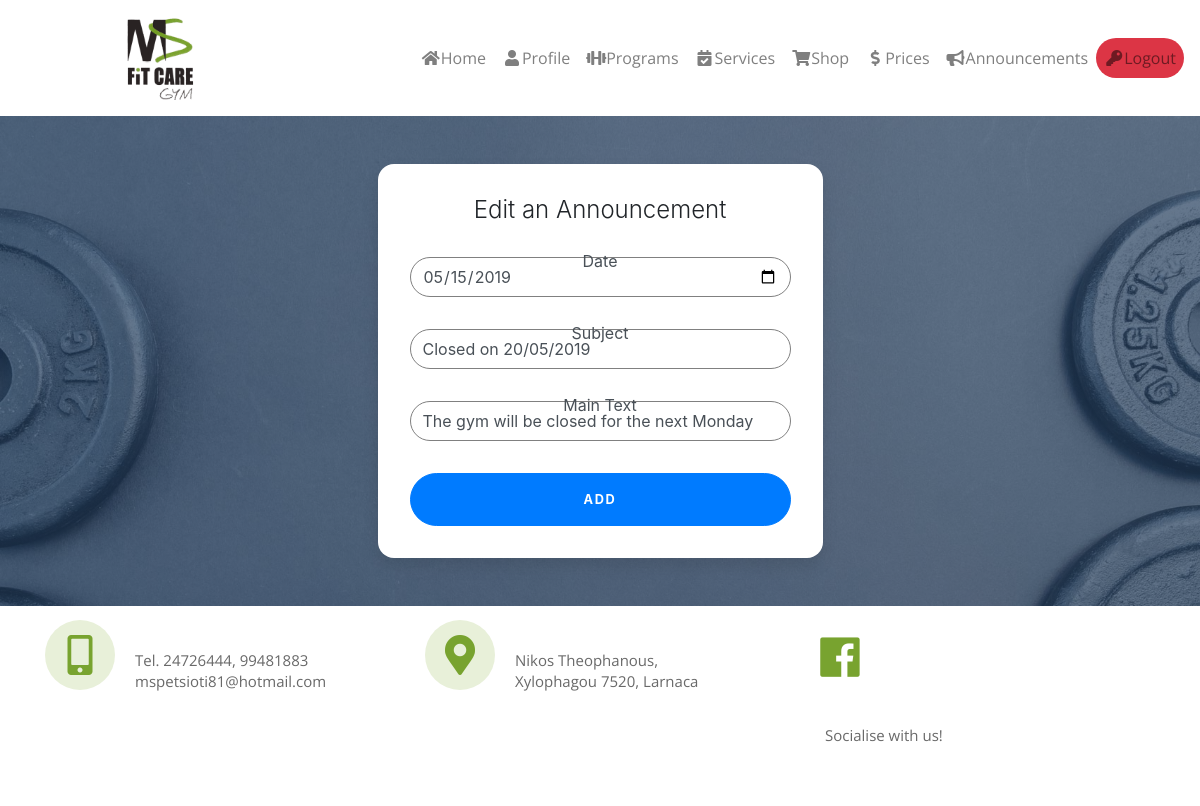
The page /announcements/EditA.php?id=43 (signed in) on the database its author committed.
### tables this page shows
CREATE TABLE IF NOT EXISTS `announcements` (
  `id` int(11) NOT NULL AUTO_INCREMENT,
  `date` date NOT NULL,
  `subject` varchar(255) NOT NULL,
  `maintext` text NOT NULL,
  PRIMARY KEY (`id`)
);

### announcements/EditA.php (the view, shortened to what this page needs)
<?php
include("connect1.php");
	 mysqli_select_db($conn,"database");
?>
<!DOCTYPE html>
<html lang="en">
<head>
  <link rel="stylesheet" href="https://maxcdn.bootstrapcdn.com/bootstrap/4.2.1/css/bootstrap.min.css">
  <link rel="stylesheet" href="https://use.fontawesome.com/releases/v5.6.3/css/all.css">
  <link rel="stylesheet" href="../css/style.css">
</head>
<body>
    <?php if (!($_SERVER['HTTP_X_REQUESTED_WITH'] == "com.example.gym")) { ?>
    <nav class="navbar navbar-expand-lg navbar-light bg-custom">
  <div class="collapse navbar-collapse" id="navbarSupportedContent">
      <a class="navbar-brand ml-auto mx-auto" href="#">
          <img src="../img/logo-test.png" alt="" width="70" height="90">
        </a>
     <ul class="navbar-nav navbar-light bg-light ml-auto">
      <li class="nav-item">
        <a class="nav-link" href="../index.php"><i class="fas fa-home fa-fw"> </i>Home </a>
      </li>
      <li class="nav-item">
          <a class="nav-link" href="../profile/profile.php"> <i class="fas fa-user fa-fw"></i>Profile</a>
      </li>
     <li class="nav-item">
        <a class="nav-link" href="../programs/program.php"><i class="fas fa-dumbbell fa-fw"></i>Programs</a>
      </li>
          <li class="nav-item">
        <a class="nav-link" href="../services/services.php"><i class="fas fa-calendar-check fa-fw"></i>Services</a>
      </li>
         <li class="nav-item">
        <a class="nav-link" href="../shop/shop.php"><i class="fas fa-shopping-cart fa-fw"></i>Shop</a>
      </li>
         <li class="nav-item">
        <a class="nav-link" href="../prices/prices.php"><i class="fas fa-dollar-sign fa-fw"></i>Prices</a>
      </li>
         <li class="nav-item">
        <a class="nav-link" href="../announcements/announcement.php"><i class="fas fa-bullhorn fa-fw"></i>Announcements</a>
      </li>
          <li class="nav-item">
             <?php if(!isset($_SESSION['customer_id'])){ ?>
        <a class="nav-link" href="../registration/login.php"><i class="fas fa-key fa-fw"></i>Login</a>
            <?php } else { ?>
        <a class="nav-link btn-danger round" id="logout" href="../registration/logout.php"><i class="fas fa-key fa-fw"></i>Logout</a>
             <?php } ?>
      </li>
    </ul>
  </div>
</nav>
<?php } ?>
 <div class="login-cover">
  <div class="container text-center">
     <div class="row">
      <div class="col-sm-9 col-md-7 col-lg-5 mx-auto">
        <div class="card card-signin my-5">
          <div class="card-body">
                <?php $id = $_GET['id'];
    $fetch_ann = mysqli_query($conn,"select * from announcements where id='$id'");
    $fetched_ann=mysqli_fetch_array($fetch_ann); ?>
            <h5 class="card-title text-center">Edit an Announcement</h5>
            <form action="EditA.php" method="post" class="form-signin">
              <div class="form-label-group">
                  <label for="date">Date</label>
                <input type="date" class="form-control" name="date" value="<?php echo $fetched_ann["date"] ?>" />
              </div>
              <div class="form-label-group">
                  <label for="date">Subject</label>
                <input type="text" class="form-control" name="subject" value="<?php echo $fetched_ann["subject"] ?>"/>
              </div>
            <div class="form-label-group">
                 <label for="date">Main Text</label>
                <input type="text" class="form-control" name="maintext" value="<?php echo $fetched_ann["maintext"] ?>" />
              </div>
              <input type="submit" class="btn btn-lg btn-primary btn-block text-uppercase" name="send" type="submit" value="Add"/>
            </form>
          </div>
        </div>
      </div>
      </div>
  </div>
</div>
 <footer class="page-footer top-menu color-footer">
      <div class="container">
							<div class="row">
								<div class="col-md-4 py-4">
								 <i class="fas fa-mobile-alt mx-auto"></i>
                                    <div class="loc">
										<p> Tel. 24726444, 99481883 <br> mspetsioti81@hotmail.com</p>
									</div>
								</div>
								<div class="col-md-4 py-4">
                                    <i class="fas fa-map-marker-alt mx-auto"></i>
                                    <div class="loc">
										<p> Nikos Theophanous,<br> Xylophagou 7520, Larnaca</p>
									</div>
                                        </div>
								<div class="col-md-3 py-4">
                                       <a href="http://facebook.com">    <i class="fab fa-facebook mx-auto"></i>        </a>
                                    <div class="loc">
										<p> Socialise with us!</p>
									</div>
								</div>
							</div>
				</div>
  </footer>
</body>
</html>

### css/style.css (style rules this page uses)
body { overflow-x: hidden; }
.nav-item a { font-family: 'Open Sans', sans-serif; }
.bg-custom { background-color: white; }
.nav-item { background-color: white; }
.round { border-radius: 28px; border: none; }
.login-cover { background-image: linear-gradient( rgba(35, 61, 92, 0.7), rgba(35, 61, 92, 0.7) ),url(../img/login-cover.jpg); background-size: cover; }
.form-control { border-radius: 0; border-color: #ccc; border-width: 0 0 2px 0; border-style: none none solid none; box-shadow: none; }
.color-footer { background-color: #16425B; }
.color-footer p { color: aliceblue; }
i.fas.fa-mobile-alt { position: relative; width: 70px; bottom: 10px; padding: 15px; border-radius: 50%; background-color: #e8f0d9; color: #78a32f; font-size:40px; float:left; display:block; text-align:center; }
i.fas.fa-map-marker-alt { position: relative; width: 70px; bottom: 10px; padding: 15px; border-radius: 50%; background-color: #e8f0d9; color: #78a32f; font-size:40px; float:left; display:block; text-align:center; }
i.fab.fa-facebook { position: relative; width: 70px; bottom: 10px; padding: 15px; border-radius: 50%; font-size:45px; color: #78a32f; text-align:center; }
.loc { padding: 20px; color: dimgray; display: table-cell; vertical-align: top; font-style:'Open Sans', sans-serif; font-size:15px; line-height:1.43em; }
.color-footer { background-color: white; }
.page-footer { height: 100%; font-family: 'Open Sans', sans-serif; }
.page-footer p { color: dimgray; }
.card-signin { border: 0; border-radius: 1rem; box-shadow: 0 0.5rem 1rem 0 rgba(0, 0, 0, 0.1); }
.card-signin .card-title { margin-bottom: 2rem; font-weight: 300; font-size: 1.5rem; }
.card-signin .card-body { padding: 2rem; }
.form-signin { width: 100%; }
.form-signin .btn { font-size: 80%; border-radius: 5rem; letter-spacing: .1rem; font-weight: bold; padding: 1rem; transition: all 0.2s; }
.form-label-group { position: relative; margin-bottom: 2rem; }
.form-label-group input { height: 40px; border-radius: 2rem; border: 1px solid grey; }
.form-label-group>label { position: absolute; top: 0; left: 0; display: block; width: 100%; margin-bottom: 0; line-height: 0.5; color: #495057; border-radius: 1.25rem; transition: all .1s ease-in-out; }

### rows shown on the page
announcements: date "05/15/2019", subject "Closed on 20/05/2019", maintext "The gym will be closed for the next Monday"
